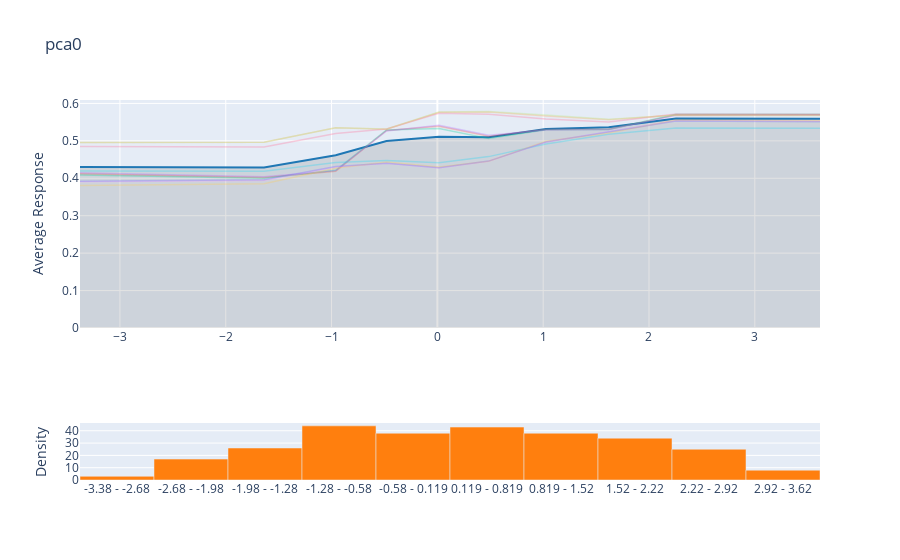

The cell this chart's notebook holds for it:
### Code cell
interpret_model(cat_tune, plot = 'pdp')

### Figure 1 — Plotly figure (JSON) as saved in the notebook; plotly's stock layout.template omitted (floating-point values rounded to 4 significant figures)
{"data": [{"fill": "tonexty", "fillcolor": "rgba(68, 68, 68, 0.15)", "line": {"color": "#1f77b4"}, "mode": "lines", "name": "Main", "type": "scatter", "x": [-3.377, -1.638, -0.961, -0.4804, 0.01481, 0.4847, 1.026, 1.619, 2.255, 3.616], "xaxis": "x", "y": [0.4302, 0.429, 0.4617, 0.4998, 0.5107, 0.5095, 0.5314, 0.5363, 0.5598, 0.559], "yaxis": "y"}, {"connectgaps": true, "line": {"width": 1.5}, "mode": "lines", "name": "Background: 1", "opacity": 0.3, "type": "scatter", "x": [-3.377, -1.638, -0.961, -0.4804, 0.01481, 0.4847, 1.026, 1.619, 2.255, 3.616], "xaxis": "x", "y": [0.4123, 0.4022, 0.4186, 0.5277, 0.5391, 0.5125, 0.5302, 0.5313, 0.5694, 0.5695], "yaxis": "y"}, {"connectgaps": true, "line": {"width": 1.5}, "mode": "lines", "name": "Background: 2", "opacity": 0.3, "type": "scatter", "x": [-3.377, -1.638, -0.961, -0.4804, 0.01481, 0.4847, 1.026, 1.619, 2.255, 3.616], "xaxis": "x", "y": [0.4087, 0.4, 0.4215, 0.5293, 0.5332, 0.5061, 0.5296, 0.5304, 0.5708, 0.5708], "yaxis": "y"}, {"connectgaps": true, "line": {"width": 1.5}, "mode": "lines", "name": "Background: 3", "opacity": 0.3, "type": "scatter", "x": [-3.377, -1.638, -0.961, -0.4804, 0.01481, 0.4847, 1.026, 1.619, 2.255, 3.616], "xaxis": "x", "y": [0.4145, 0.4044, 0.4205, 0.5264, 0.5417, 0.5152, 0.529, 0.5301, 0.568, 0.5682], "yaxis": "y"}, {"connectgaps": true, "line": {"width": 1.5}, "mode": "lines", "name": "Background: 4", "opacity": 0.3, "type": "scatter", "x": [-3.377, -1.638, -0.961, -0.4804, 0.01481, 0.4847, 1.026, 1.619, 2.255, 3.616], "xaxis": "x", "y": [0.4956, 0.4964, 0.535, 0.5311, 0.5764, 0.5768, 0.5666, 0.5562, 0.5691, 0.5684], "yaxis": "y"}, {"connectgaps": true, "line": {"width": 1.5}, "mode": "lines", "name": "Background: 5", "opacity": 0.3, "type": "scatter", "x": [-3.377, -1.638, -0.961, -0.4804, 0.01481, 0.4847, 1.026, 1.619, 2.255, 3.616], "xaxis": "x", "y": [0.4197, 0.4189, 0.442, 0.4478, 0.4413, 0.4579, 0.4916, 0.5175, 0.5346, 0.5335], "yaxis": "y"}, {"connectgaps": true, "line": {"width": 1.5}, "mode": "lines", "name": "Background: 6", "opacity": 0.3, "type": "scatter", "x": [-3.377, -1.638, -0.961, -0.4804, 0.01481, 0.4847, 1.026, 1.619, 2.255, 3.616], "xaxis": "x", "y": [0.4847, 0.4838, 0.5197, 0.5315, 0.5739, 0.571, 0.5587, 0.5506, 0.5719, 0.5713], "yaxis": "y"}, {"connectgaps": true, "line": {"width": 1.5}, "mode": "lines", "name": "Background: 7", "opacity": 0.3, "type": "scatter", "x": [-3.377, -1.638, -0.961, -0.4804, 0.01481, 0.4847, 1.026, 1.619, 2.255, 3.616], "xaxis": "x", "y": [0.4956, 0.4965, 0.5349, 0.5318, 0.577, 0.5787, 0.5688, 0.5576, 0.5683, 0.5676], "yaxis": "y"}, {"connectgaps": true, "line": {"width": 1.5}, "mode": "lines", "name": "Background: 8", "opacity": 0.3, "type": "scatter", "x": [-3.377, -1.638, -0.961, -0.4804, 0.01481, 0.4847, 1.026, 1.619, 2.255, 3.616], "xaxis": "x", "y": [0.3906, 0.3942, 0.4304, 0.4403, 0.4275, 0.4455, 0.4971, 0.5242, 0.5543, 0.5523], "yaxis": "y"}, {"connectgaps": true, "line": {"width": 1.5}, "mode": "lines", "name": "Background: 9", "opacity": 0.3, "type": "scatter", "x": [-3.377, -1.638, -0.961, -0.4804, 0.01481, 0.4847, 1.026, 1.619, 2.255, 3.616], "xaxis": "x", "y": [0.3806, 0.3853, 0.427, 0.4434, 0.4301, 0.4454, 0.4988, 0.5211, 0.5559, 0.554], "yaxis": "y"}, {"connectgaps": true, "line": {"width": 1.5}, "mode": "lines", "name": "Background: 10", "opacity": 0.3, "type": "scatter", "x": [-3.377, -1.638, -0.961, -0.4804, 0.01481, 0.4847, 1.026, 1.619, 2.255, 3.616], "xaxis": "x", "y": [0.3922, 0.3958, 0.4312, 0.4401, 0.4278, 0.4459, 0.4971, 0.524, 0.5529, 0.5509], "yaxis": "y"}, {"hovertemplate": "(%{hovertext}): %{y}", "hovertext": ["-3.38 - -2.68", "-2.68 - -1.98", "-1.98 - -1.28", "-1.28 - -0.58", "-0.58 - 0.119", "0.119 - 0.819", "0.819 - 1.52", "1.52 - 2.22", "2.22 - 2.92", "2.92 - 3.62"], "marker": {"color": "#ff7f0e"}, "name": "Distribution", "type": "bar", "x": [-3.028, -2.328, -1.629, -0.9297, -0.2303, 0.4691, 1.168, 1.868, 2.567, 3.267], "xaxis": "x2", "y": [3, 17, 26, 44, 38, 43, 38, 34, 25, 8], "yaxis": "y2"}], "layout": {"bargap": 0, "showlegend": false, "title": {"text": "pca0"}, "xaxis": {"anchor": "y", "domain": [0, 1], "matches": "x"}, "xaxis2": {"anchor": "y2", "domain": [0, 1], "matches": "x", "tickmode": "array", "ticktext": ["-3.38 - -2.68", "-2.68 - -1.98", "-1.98 - -1.28", "-1.28 - -0.58", "-0.58 - 0.119", "0.119 - 0.819", "0.819 - 1.52", "1.52 - 2.22", "2.22 - 2.92", "2.92 - 3.62"], "tickvals": [-3.028, -2.328, -1.629, -0.9297, -0.2303, 0.4691, 1.168, 1.868, 2.567, 3.267], "title": {"text": ""}}, "yaxis": {"anchor": "x", "domain": [0.4, 1], "title": {"text": "Average Response"}}, "yaxis2": {"anchor": "x2", "domain": [0, 0.15], "title": {"text": "Density"}}}}
